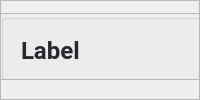
            <widget class="QWidget" name="page_areas">
             <layout class="QVBoxLayout" name="verticalLayout_13">
              <property name="spacing">
               <number>0</number>
              </property>
              <property name="leftMargin">
               <number>0</number>
              </property>
              <property name="topMargin">
               <number>0</number>
              </property>
              <property name="rightMargin">
               <number>0</number>
              </property>
              <property name="bottomMargin">
               <number>0</number>
              </property>
              <item>
               <widget class="QFrame" name="frame_4">
                <property name="frameShape">
                 <enum>QFrame::StyledPanel</enum>
                </property>
                <property name="frameShadow">
                 <enum>QFrame::Raised</enum>
                </property>
                <widget class="QTableWidget" name="tableWidget_areas">
                 <property name="geometry">
                  <rect>
                   <x>20</x>
                   <y>180</y>
                   <width>891</width>
                   <height>391</height>
                  </rect>
                 </property>
                 <property name="maximumSize">
                  <size>
                   <width>16777215</width>
                   <height>422</height>
                  </size>
                 </property>
                 <property name="styleSheet">
                  <string notr="true">QTableWidget{
font-size: 11pt;
margin-left: 0px;
margin-top:15px;
color: #000;
font-family: Roboto;
text-align:center;
font-weight: bold;
}
QheaderView::item
    {
text-align:center;
font-weight: bold;

    }
QHeaderView::section {
    background-color: #394353;
	border-radius: 11px;
	color:#fff;
    font-size: 9pt;
	font-family:Roboto;
	font-weight: bold;
}

QHeaderView::section:horizontal
{
    border-top: 1px solid #394353;

}

QHeaderView::section:vertical
{

    border-left: 1px solid #394353;
}</string>
                 </property>
                 <property name="editTriggers">
                  <set>QAbstractItemView::NoEditTriggers</set>
                 </property>
                 <property name="showGrid">
                  <bool>false</bool>
                 </property>
                 <attribute name="horizontalHeaderVisible">
                  <bool>false</bool>
                 </attribute>
                 <attribute name="horizontalHeaderCascadingSectionResizes">
                  <bool>true</bool>
                 </attribute>
                 <attribute name="horizontalHeaderDefaultSectionSize">
                  <number>147</number>
                 </attribute>
                 <attribute name="horizontalHeaderShowSortIndicator" stdset="0">
                  <bool>true</bool>
                 </attribute>
                 <attribute name="horizontalHeaderStretchLastSection">
                  <bool>true</bool>
                 </attribute>
                 <attribute name="verticalHeaderVisible">
                  <bool>false</bool>
                 </attribute>
                 <attribute name="verticalHeaderDefaultSectionSize">
                  <number>32</number>
                 </attribute>
                 <column>
                  <property name="text">
                   <string>New Column</string>
                  </property>
                 </column>
                 <column>
                  <property name="text">
                   <string>New Column</string>
                  </property>
                 </column>
                 <column>
                  <property name="text">
                   <string>New Column</string>
                  </property>
                 </column>
                 <column>
                  <property name="text">
                   <string>New Column</string>
                  </property>
                 </column>
                 <column>
                  <property name="text">
                   <string>New Column</string>
                  </property>
                 </column>
                 <column>
                  <property name="text">
                   <string>New Column</string>
                  </property>
                 </column>
                </widget>
                <widget class="QFrame" name="frame_25">
                 <property name="geometry">
                  <rect>
                   <x>30</x>
                   <y>110</y>
                   <width>881</width>
                   <height>41</height>
                  </rect>
                 </property>
                 <property name="minimumSize">
                  <size>
                   <width>56</width>
                   <height>41</height>
                  </size>
                 </property>
                 <property name="styleSheet">
                  <string notr="true">background-color: #f2f2f5;
border-radius:15px;</string>
                 </property>
                 <property name="frameShape">
                  <enum>QFrame::StyledPanel</enum>
                 </property>
                 <property name="frameShadow">
                  <enum>QFrame::Raised</enum>
                 </property>
                 <layout class="QHBoxLayout" name="horizontalLayout_5">
                  <item>
                   <widget class="QLabel" name="label_14">
                    <property name="font">
                     <font>
                      <family>Roboto</family>
                      <pointsize>11</pointsize>
                      <weight>75</weight>
                      <bold>true</bold>
                     </font>
                    </property>
                    <property name="styleSheet">
                     <string notr="true">background: none;
color: #282830 ;
</string>
                    </property>
                    <property name="text">
                     <string>Código</string>
                    </property>
                   </widget>
                  </item>
                  <item>
                   <widget class="QLabel" name="label_35">
                    <property name="font">
                     <font>
                      <family>Roboto</family>
                      <pointsize>11</pointsize>
                      <weight>75</weight>
                      <bold>true</bold>
                     </font>
                    </property>
                    <property name="styleSheet">
                     <string notr="true">background: none;
color: #282830 ;

</string>
                    </property>
                    <property name="text">
                     <string>Descripción</string>
                    </property>
                   </widget>
                  </item>
                  <item>
                   <widget class="QLabel" name="label_36">
                    <property name="font">
                     <font>
                      <family>Roboto</family>
                      <pointsize>11</pointsize>
                      <weight>75</weight>
                      <bold>true</bold>
                     </font>
                    </property>
                    <property name="styleSheet">
                     <string notr="true">background: none;
color: #282830 ;
</string>
                    </property>
                    <property name="text">
                     <string>Marca</string>
                    </property>
                   </widget>
                  </item>
                  <item>
                   <widget class="QLabel" name="label_37">
                    <property name="font">
                     <font>
                      <family>Roboto</family>
                      <pointsize>11</pointsize>
                      <weight>75</weight>
                      <bold>true</bold>
                     </font>
                    </property>
                    <property name="styleSheet">
                     <string notr="true">background: none;
color: #282830 ;
</string>
                    </property>
                    <property name="text">
                     <string>Cantidad</string>
                    </property>
                   </widget>
                  </item>
                  <item>
                   <widget class="QLabel" name="label_39">
                    <property name="font">
                     <font>
                      <family>Roboto</family>
                      <pointsize>11</pointsize>
                      <weight>75</weight>
                      <bold>true</bold>
                     </font>
                    </property>
                    <property name="styleSheet">
                     <string notr="true">background: none;
color: #282830 ;
</string>
                    </property>
                    <property name="text">
                     <string>Ubicación</string>
                    </property>
                   </widget>
                  </item>
                  <item>
                   <widget class="QLabel" name="label_38">
                    <property name="font">
                     <font>
                      <family>Roboto</family>
                      <pointsize>11</pointsize>
                      <weight>75</weight>
                      <bold>true</bold>
                     </font>
                    </property>
                    <property name="styleSheet">
                     <string notr="true">background: none;
color: #282830 ;
</string>
                    </property>
                    <property name="text">
                     <string>Primer Vencimiento</string>
                    </property>
                   </widget>
                  </item>
                 </layout>
                </widget>
                <widget class="QFrame" name="top_frame_stock_5">
                 <property name="geometry">
                  <rect>
                   <x>0</x>
                   <y>0</y>
                   <width>1234</width>
                   <height>80</height>
                  </rect>
                 </property>
                 <property name="minimumSize">
                  <size>
                   <width>1234</width>
                   <height>80</height>
                  </size>
                 </property>
                 <property name="maximumSize">
                  <size>
                   <width>15000</width>
                   <height>70</height>
                  </size>
                 </property>
                 <property name="frameShape">
                  <enum>QFrame::StyledPanel</enum>
                 </property>
                 <property name="frameShadow">
                  <enum>QFrame::Raised</enum>
                 </property>
                 <widget class="QFrame" name="frame_30">
                  <property name="geometry">
                   <rect>
                    <x>0</x>
                    <y>13</y>
                    <width>891</width>
                    <height>70</height>
                   </rect>
                  </property>
                  <property name="minimumSize">
                   <size>
                    <width>354</width>
                    <height>70</height>
                   </size>
                  </property>
                  <property name="maximumSize">
                   <size>
                    <width>16777215</width>
                    <height>50</height>
                   </size>
                  </property>
                  <property name="frameShape">
                   <enum>QFrame::StyledPanel</enum>
                  </property>
                  <property name="frameShadow">
                   <enum>QFrame::Raised</enum>
                  </property>
                  <layout class="QVBoxLayout" name="verticalLayout_39">
                   <property name="spacing">
                    <number>0</number>
                   </property>
                   <property name="leftMargin">
                    <number>0</number>
                   </property>
                   <property name="topMargin">
                    <number>0</number>
                   </property>
                   <property name="rightMargin">
                    <number>0</number>
                   </property>
                   <property name="bottomMargin">
                    <number>0</number>
                   </property>
                   <item>
                    <widget class="QGroupBox" name="groupBox_12">
                     <property name="minimumSize">
                      <size>
                       <width>675</width>
                       <height>0</height>
                      </size>
                     </property>
                     <property name="title">
                      <string/>
                     </property>
                     <widget class="QLabel" name="label_area_mod">
                      <property name="geometry">
                       <rect>
                        <x>20</x>
                        <y>10</y>
                        <width>161</width>
                        <height>52</height>
                       </rect>
                      </property>
                      <property name="minimumSize">
                       <size>
                        <width>94</width>
                        <height>0</height>
                       </size>
                      </property>
                      <property name="maximumSize">
                       <size>
                        <width>181</width>
                        <height>16777215</height>
                       </size>
                      </property>
                      <property name="font">
                       <font>
                        <family>Roboto</family>
                        <pointsize>18</pointsize>
                        <weight>75</weight>
                        <bold>true</bold>
                       </font>
                      </property>
                      <property name="styleSheet">
                       <string notr="true">color: #282830 ;
</string>
                      </property>
                      <property name="text">
                       <string>Label</string>
                      </property>
                      <property name="alignment">
                       <set>Qt::AlignLeading|Qt::AlignLeft|Qt::AlignVCenter</set>
                      </property>
                     </widget>
                     <widget class="QPushButton" name="btn_newPosicion">
                      <property name="geometry">
                       <rect>
                        <x>360</x>
                        <y>26</y>
                        <width>181</width>
                        <height>26</height>
                       </rect>
                      </property>
                      <property name="minimumSize">
                       <size>
                        <width>0</width>
                        <height>26</height>
                       </size>
                      </property>
                      <property name="font">
                       <font>
                        <family>Roboto</family>
                        <pointsize>9</pointsize>
                        <weight>75</weight>
                        <bold>true</bold>
                       </font>
                      </property>
                      <property name="cursor">
                       <cursorShape>PointingHandCursor</cursorShape>
                      </property>
                      <property name="styleSheet">
                       <string notr="true">QPushButton{
background-color: rgb(71, 71, 103);
color:#fff;
padding-right:15px;
border-radius: 5px;
text-align:right;
}

QPushButton:hover{
background-color: rgba(71, 71, 103,180);

}</string>
                      </property>
                      <property name="text">
                       <string>Posicion de Alojamiento</string>
                      </property>
                      <property name="icon">
                       <iconset resource="../img/img_oficiales.qrc">
                        <normaloff>:/img/plus.png</normaloff>:/img/plus.png</iconset>
                      </property>
                      <property name="iconSize">
                       <size>
                        <width>13</width>
                        <height>13</height>
                       </size>
                      </property>
                     </widget>
                     <widget class="QPushButton" name="btn_modificarArea">
                      <property name="geometry">
                       <rect>
                        <x>230</x>
                        <y>26</y>
                        <width>111</width>
                        <height>26</height>
                       </rect>
                      </property>
                      <property name="minimumSize">
                       <size>
                        <width>0</width>
                        <height>26</height>
                       </size>
                      </property>
                      <property name="font">
                       <font>
                        <family>Roboto</family>
                        <pointsize>9</pointsize>
                        <weight>75</weight>
                        <bold>true</bold>
                       </font>
                      </property>
                      <property name="cursor">
                       <cursorShape>PointingHandCursor</cursorShape>
                      </property>
                      <property name="styleSheet">
                       <string notr="true">QPushButton{
background-color: rgb(71, 71, 103);
color:#fff;
padding-right:15px;
border-radius: 5px;
text-align:right;
}

QPushButton:hover{
background-color: rgba(71, 71, 103,180);

}</string>
                      </property>
                      <property name="text">
                       <string>Modificar Área</string>
                      </property>
                      <property name="iconSize">
                       <size>
                        <width>13</width>
                        <height>13</height>
                       </size>
                      </property>
                     </widget>
                     <widget class="QPushButton" name="btn_actualizarAreaInd">
                      <property name="geometry">
                       <rect>
                        <x>550</x>
                        <y>30</y>
                        <width>31</width>
                        <height>21</height>
                       </rect>
                      </property>
                      <property name="minimumSize">
                       <size>
                        <width>0</width>
                        <height>21</height>
                       </size>
                      </property>
                      <property name="cursor">
                       <cursorShape>PointingHandCursor</cursorShape>
                      </property>
                      <property name="text">
                       <string/>
                      </property>
                      <property name="icon">
                       <iconset resource="../img/img_oficiales.qrc">
                        <normaloff>:/img/refresh.png</normaloff>:/img/refresh.png</iconset>
                      </property>
                      <property name="iconSize">
                       <size>
                        <width>33</width>
                        <height>16</height>
                       </size>
                      </property>
                     </widget>
                    </widget>
                   </item>
                  </layout>
                 </widget>
                </widget>
               </widget>
              </item>
             </layout>
            </widget>
